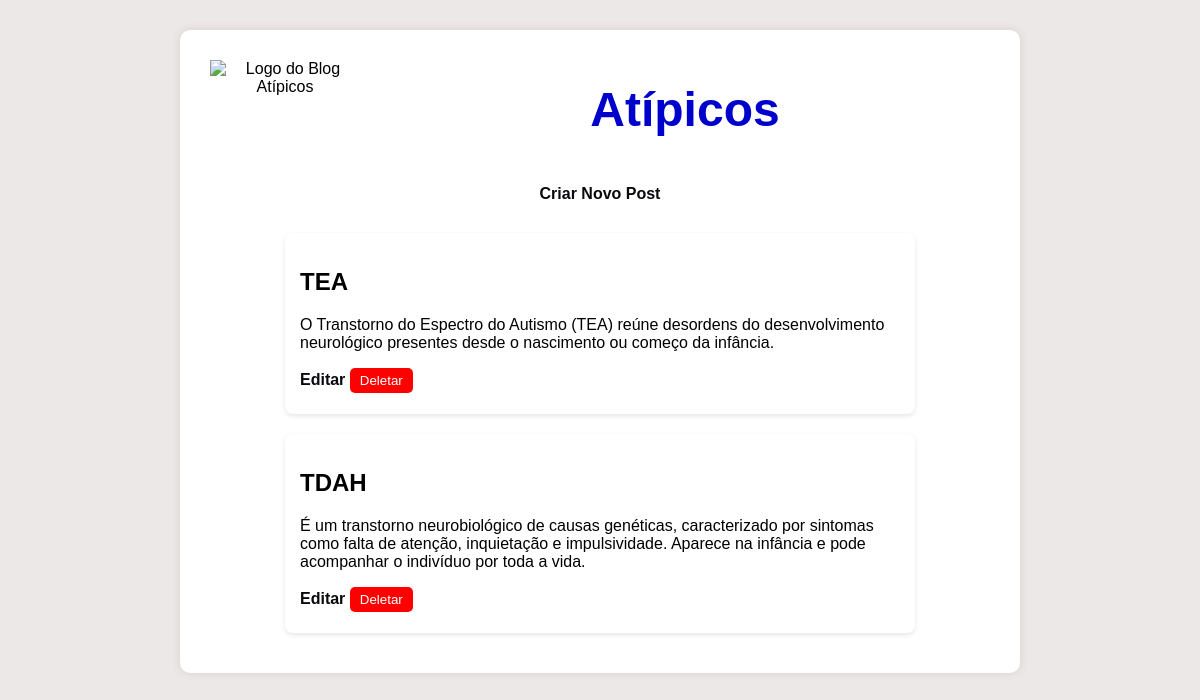
Before: / with the older database file.
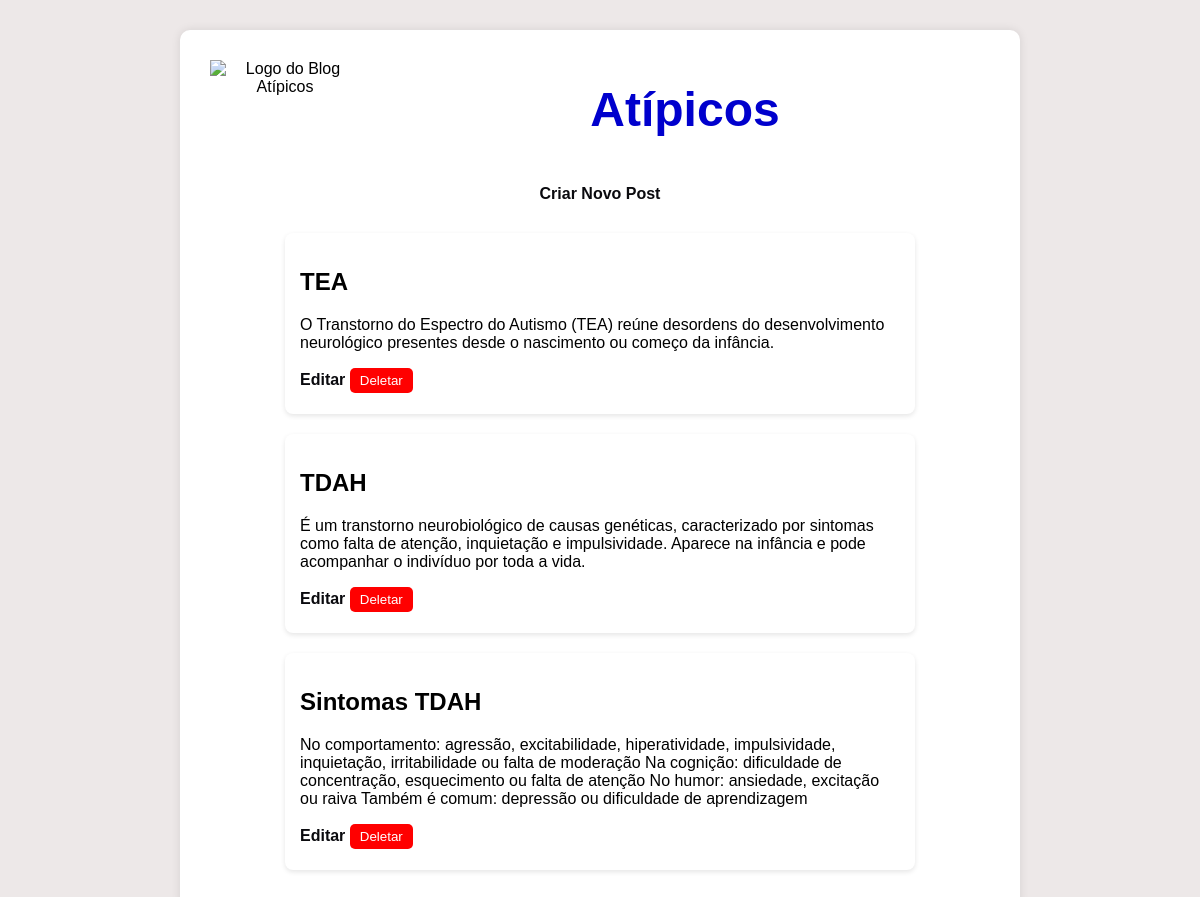
After: the same page with the newer database file.
### tables this page shows
CREATE TABLE posts (
    id INTEGER PRIMARY KEY AUTOINCREMENT,
    title TEXT NOT NULL,
    content TEXT NOT NULL,
    created_at TIMESTAMP DEFAULT CURRENT_TIMESTAMP
);

### app.py (the view)
@app.route('/')
def index():
    db = get_db()
    posts = db.execute('SELECT id, title, content FROM posts').fetchall()
    return render_template('index.html', posts=posts)

### app.py (called while the page is built)
def get_db():
    db = getattr(g, '_database', None)
    if db is None:
        db = g._database = sqlite3.connect(DATABASE)
        db.row_factory = sqlite3.Row
    return db

@app.teardown_appcontext
def close_connection(exception):
    db = getattr(g, '_database', None)
    if db is not None:
        db.close()

### templates/index.html (shortened to what this page needs)
<!DOCTYPE html>
<html lang="pt">
<head>
</head>
<body>
    <div class="container">
         <img src="https://i.postimg.cc/xCGgpMzQ/logo.jpg" alt="Logo do Blog Atípicos"   class="logo">
        <h1>Atípicos <p style="text-align:center"></p></h1>
        <a href="{{ url_for('create') }}">Criar Novo Post</a>
        <ul>
            {% for post in posts %}
                <li>
                    <h2>{{ post.title }}</h2>
                    <p>{{ post.content }}</p>
                    <a href="{{ url_for('edit', id=post.id) }}">Editar</a>
                        <form action="{{ url_for('delete', id=post.id) }}" method="post" style="display:inline;">
                        <button type="submit" onclick="return confirm('Tem certeza que deseja apagar este post?')">
                            Deletar
                        </button>
                    </form>
                </li>
            {% endfor %}
        </ul>
    </div>
</body>
</html>

### templates/index.html (style rules this page uses)
body { background-color: #ede8e8; text-align: center; font-family: Arial, sans-serif; margin: 0; padding: 0; }
.container { max-width: 800px; margin: 30px auto; padding: 20px; background: white; box-shadow: 0px 0px 10px rgba(0, 0, 0, 0.1); border-radius: 10px; }
.logo { width: 150px; float: left; margin: 10px; / }
h1 { color: #0000CD; font-size: 3em; font-weight: bold; margin-bottom: 20px; }
ul { list-style: none; padding: 0; }
li { margin: 20px auto; max-width: 600px; text-align: left; background: #ffffff; padding: 15px; border-radius: 8px; box-shadow: 0 2px 5px rgba(0, 0, 0, 0.1); }
a { text-decoration: none; color: #0a0a0e; font-weight: bold; display: inline-block; margin-bottom: 10px; }
button { background-color: red; color: white; border: none; padding: 5px 10px; cursor: pointer; border-radius: 5px; }

Changed rows visible on the page:
added posts: title "Sintomas TDAH", content "No comportamento: agressão, excitabilidade, hiperatividade, impulsividade, inquietação, irritabilidade ou falta de moderação Na cognição: dificuldade de concentração, esquecimento ou falta de atenção No humor: ansiedade, excitação ou raiva Também é comum: depressão ou dificuldade de aprendizagem"
